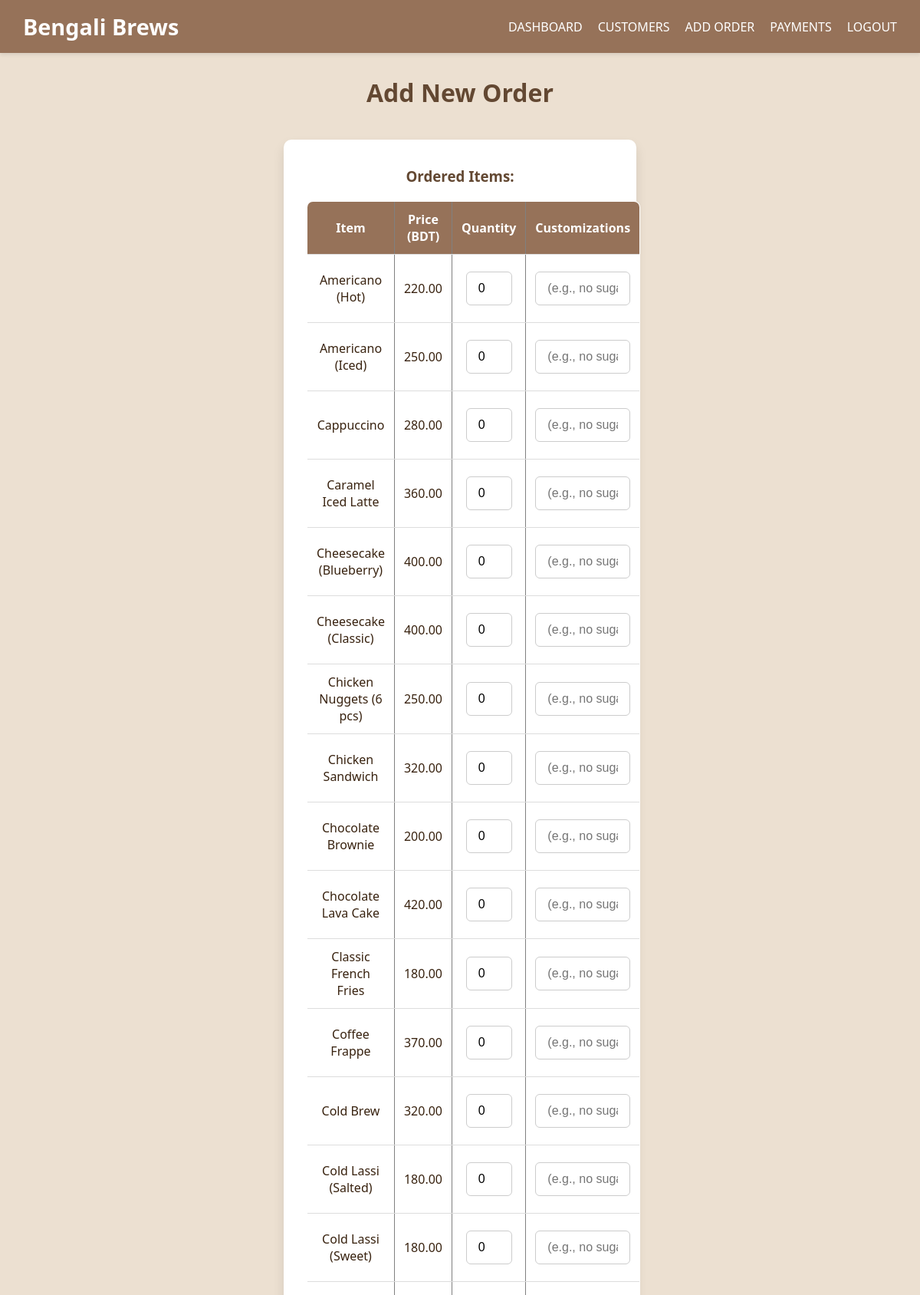
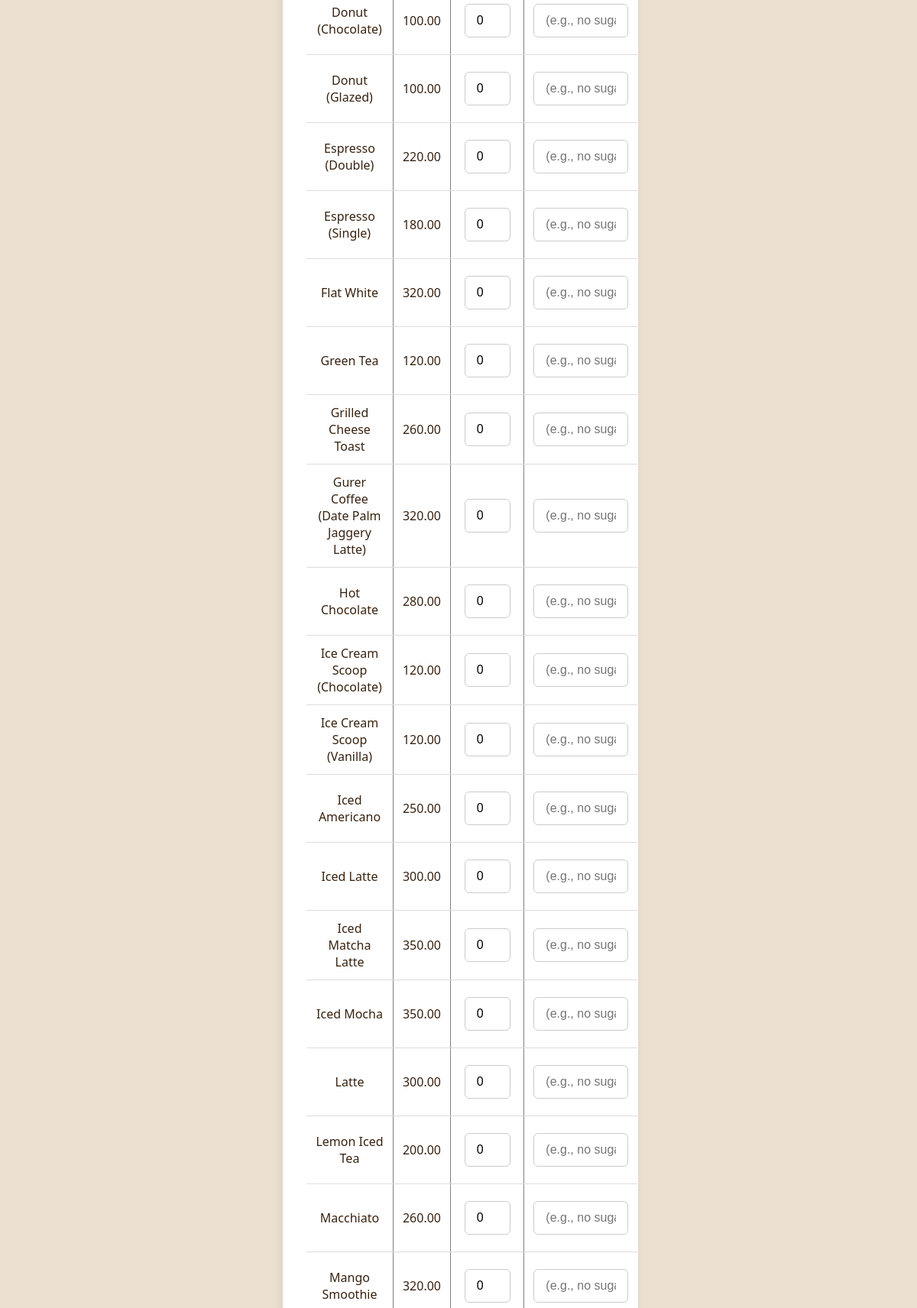
Page /add_order.php (signed in, upper part) on the committed database (2 pictures, top to bottom).
### tables this page shows
CREATE TABLE `menu_items` (
  `item_id` int(11) NOT NULL,
  `item_name` varchar(100) NOT NULL,
  `image` varchar(255) DEFAULT NULL,
  `price` decimal(6,2) NOT NULL,
  `available` tinyint(1) DEFAULT 1,
  `category_id` int(11) DEFAULT NULL
);

### add_order.php (the view, shortened to what this page needs)
<?php
include 'includes/db_connect.php';
include 'includes/header.php';
$menu_items = $conn->query("SELECT item_id, item_name, price FROM menu_items ORDER BY item_name ASC");
?>
<h1>Add New Order</h1>
<form method="POST">
    <h3>Ordered Items:</h3>
    <table border="1" cellpadding="5" cellspacing="0">
        <tr>
            <th>Item</th>
            <th>Price (BDT)</th>
            <th>Quantity</th>
            <th>Customizations</th>
        </tr>
        <?php while ($row = $menu_items->fetch_assoc()): ?>
        <tr>
            <td>
                <?= $row['item_name'] ?>
            </td>
            <td><?= $row['price'] ?></td>
            <td><input type="number" name="quantities[]" min="0" value="0" style="width:60px;"></td>
            <td><input type="text" name="customizations[]" placeholder="(e.g., no sugar, extra hot)"></td>
        </tr>
        <?php endwhile; ?>
    </table>
    <br>
</form>
<?php include 'includes/footer.php'; ?>

### assets/css/style.css (style rules this page uses)
body { font-family: 'Segoe UI', Tahoma, Geneva, Verdana, sans-serif; margin: 0; padding: 0; background-color: #ece0d1; color: #38220f; }
h1, h2, h3, h4 { color: #634832; margin: 10px 0; }
form, .contact-form { background-color: #fff; padding: 25px 30px; border-radius: 10px; box-shadow: 0 8px 15px rgba(0,0,0,0.1); max-width: 400px; margin: 30px auto; text-align: center; }
form input, form select, form textarea, .contact-form form input, .contact-form form textarea { width: 100%; padding: 12px 15px; margin: 10px 0; border-radius: 6px; border: 1px solid #ccc; font-size: 1rem; box-sizing: border-box; transition: border-color 0.3s; }
table, .orders-table { width: 100%; border-collapse: collapse; background-color: #fff; border-radius: 8px; margin-top: 20px; overflow: hidden; }
th, td { padding: 12px; text-align: center; border-bottom: 1px solid #ddd; }
th { background-color: #967259; color: #fff; font-weight: 600; }

### rows in the picture
menu_items: item_name "Americano (Hot)", price "220.00"
menu_items: item_name "Americano (Iced)", price "250.00"
menu_items: item_name "Cappuccino", price "280.00"
menu_items: item_name "Caramel Iced Latte", price "360.00"
menu_items: item_name "Cheesecake (Blueberry)", price "400.00"
menu_items: item_name "Cheesecake (Classic)", price "400.00"
menu_items: item_name "Chicken Nuggets (6 pcs)", price "250.00"
menu_items: item_name "Chicken Sandwich", price "320.00"
menu_items: item_name "Chocolate Brownie", price "200.00"
menu_items: item_name "Chocolate Lava Cake", price "420.00"
menu_items: item_name "Classic French Fries", price "180.00"
menu_items: item_name "Coffee Frappe", price "370.00"
menu_items: item_name "Cold Brew", price "320.00"
menu_items: item_name "Cold Lassi (Salted)", price "180.00"
menu_items: item_name "Cold Lassi (Sweet)", price "180.00"
menu_items: item_name "Donut (Chocolate)", price "100.00"
menu_items: item_name "Donut (Glazed)", price "100.00"
menu_items: item_name "Espresso (Double)", price "220.00"
menu_items: item_name "Espresso (Single)", price "180.00"
menu_items: item_name "Flat White", price "320.00"
menu_items: item_name "Green Tea", price "120.00"
menu_items: item_name "Grilled Cheese Toast", price "260.00"
menu_items: item_name "Gurer Coffee (Date Palm Jaggery Latte)", price "320.00"
menu_items: item_name "Hot Chocolate", price "280.00"
menu_items: item_name "Ice Cream Scoop (Chocolate)", price "120.00"
menu_items: item_name "Ice Cream Scoop (Vanilla)", price "120.00"
menu_items: item_name "Iced Americano", price "250.00"
menu_items: item_name "Iced Latte", price "300.00"
menu_items: item_name "Iced Matcha Latte", price "350.00"
menu_items: item_name "Iced Mocha", price "350.00"
menu_items: item_name "Latte", price "300.00"
menu_items: item_name "Lemon Iced Tea", price "200.00"
menu_items: item_name "Macchiato", price "260.00"
menu_items: item_name "Mango Smoothie", price "320.00"
